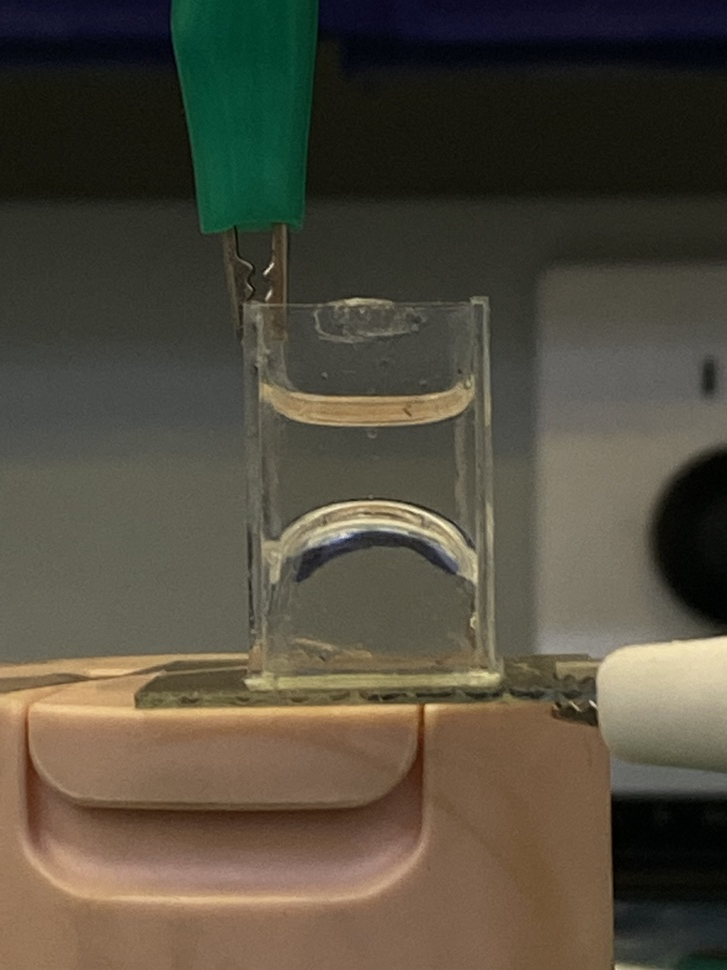
#> input picture 1.jpg, 727 x 970 px, shrunk from 3024 x 4032 before the run
$ python -i detect.py   (imports and definitions only)   (older library calls are emulated)
#> lines starting #> are read from the running program, lines starting #| are printed output that depends on the picture
"""Automatic detection of the left wall and the liquid-liquid interface.

Strategy
--------
* Walls: vertical-edge strength (Sobel-x) is projected over the container's
  vertical band; the strongest response in the left/right search zones gives a
  rough wall x, then each wall is refined per row and fitted with a line.
* Interface: the meniscus is a bright band with a strong dark->bright vertical
  gradient.  A dynamic-programming (Viterbi) tracker finds the smoothest path
  of maximum vertical gradient across the container, which is robust against
  isolated reflections.
"""

from __future__ import annotations

import cv2
import numpy as np


def _rough_walls(gray: np.ndarray) -> tuple[int, int]:
    h, w = gray.shape
    gx = np.abs(cv2.Sobel(gray, cv2.CV_32F, 1, 0, ksize=3))
    prof = gx[int(0.40 * h) : int(0.72 * h), :].sum(axis=0)

    def argmax(lo: float, hi: float) -> int:
        lo, hi = int(lo), int(hi)
        return lo + int(np.argmax(prof[lo:hi]))

    return argmax(0.28 * w, 0.43 * w), argmax(0.60 * w, 0.75 * w)


def _find_interface_band(gray: np.ndarray, x0: int, x1: int) -> tuple[int, int]:
    h = gray.shape[0]
    gy = cv2.Sobel(gray, cv2.CV_32F, 0, 1, ksize=5)
    # The liquid-liquid interface is always below the oil-air surface, so search
    # only the lower-middle part of the cell to avoid locking onto the oil top.
    lo, hi = int(0.46 * h), int(0.70 * h)
    rows = np.clip(gy[lo:hi, x0:x1], 0, None).sum(axis=1)
    peak = lo + int(np.argmax(rows))
    margin = int(0.08 * h)
    return max(0, peak - margin), min(h, peak + margin)


def _trace_interface(
    gray: np.ndarray, x0: int, x1: int, y0: int, y1: int, max_step: int = 4
) -> np.ndarray:
    gy = cv2.Sobel(gray, cv2.CV_32F, 0, 1, ksize=5)
    score = np.clip(gy[y0:y1, x0 + 5 : x1 - 5], 0, None)
    ny, nx = score.shape
    if ny == 0 or nx == 0:
        return np.empty((0, 2), dtype=float)

    dp = score.copy()
    back = np.zeros((ny, nx), dtype=np.int16)
    rows = np.arange(ny)
    for i in range(1, nx):
        prev = dp[:, i - 1]
        best = np.full(ny, -np.inf)
        best_dy = np.zeros(ny, dtype=np.int16)
        for dy in range(-max_step, max_step + 1):
            idx = rows + dy
            valid = (idx >= 0) & (idx < ny)
            cand = np.full(ny, -np.inf)
            cand[valid] = prev[idx[valid]]
            better = cand > best
            best[better] = cand[better]
            best_dy[better] = dy
        dp[:, i] = score[:, i] + best
        back[:, i] = best_dy

    y = int(np.argmax(dp[:, -1]))
    path = np.zeros(nx, dtype=int)
    for i in range(nx - 1, -1, -1):
        path[i] = y
        if i > 0:
            y += int(back[y, i])
    xs = np.arange(x0 + 5, x1 - 5)
    return np.column_stack([xs, y0 + path]).astype(float)


def _refine_wall(
    gray: np.ndarray, xc: int, ymid: int, band: int = 300, win: int = 18
) -> np.ndarray:
    """Fit a line to a wall edge around ``xc``; returns two points (top, bottom)."""
    h = gray.shape[0]
    y0, y1 = max(0, ymid - band), min(h, ymid + band)
    gx = cv2.Sobel(gray, cv2.CV_32F, 1, 0, ksize=3)
    ys, xs = [], []
    for y in range(y0, y1, 8):
        seg = np.abs(gx[y, xc - win : xc + win])
        k = int(np.argmax(seg))
        if seg[k] > 0:
            xs.append(xc - win + k)
            ys.append(y)
    if len(xs) < 2:
        return np.array([[xc, y0], [xc, y1]], dtype=float)
    a, b = np.polyfit(np.array(ys), np.array(xs), 1)
    return np.array([[np.polyval([a, b], y0), y0], [np.polyval([a, b], y1), y1]], dtype=float)


def detect(img: np.ndarray, interface_band: tuple[int, int] | None = None) -> dict:
    """Detect the left/right walls and the interface from an RGB image.

    Returns a dict with ``wall`` (left wall, two points), ``interface``
    (Nx2 points), ``left_x``, ``right_x``, ``band`` and ``right_wall``.
    """
    gray = cv2.cvtColor(img, cv2.COLOR_RGB2GRAY).astype(np.float32)
    lx, rx = _rough_walls(gray)
    if interface_band is None:
        y0, y1 = _find_interface_band(gray, lx, rx)
    else:
        y0, y1 = interface_band
    curve = _trace_interface(gray, lx, rx, y0, y1)
    ymid = int(np.median(curve[:, 1])) if len(curve) else (y0 + y1) // 2
    left_wall = _refine_wall(gray, lx, ymid)
    right_wall = _refine_wall(gray, rx, ymid)
    return {
        "wall": left_wall,
        "right_wall": right_wall,
        "interface": curve,
        "left_x": float(lx),
        "right_x": float(rx),
        "band": (int(y0), int(y1)),
    }

>>> import cv2
>>> picture = cv2.cvtColor(cv2.imread('../1.jpg'), cv2.COLOR_BGR2RGB)
>>> result = detect(picture)
#> in detect, `gray = cv2.cvtColor(img, cv2.COLOR_RGB2GRAY).astype(np.float32)`:
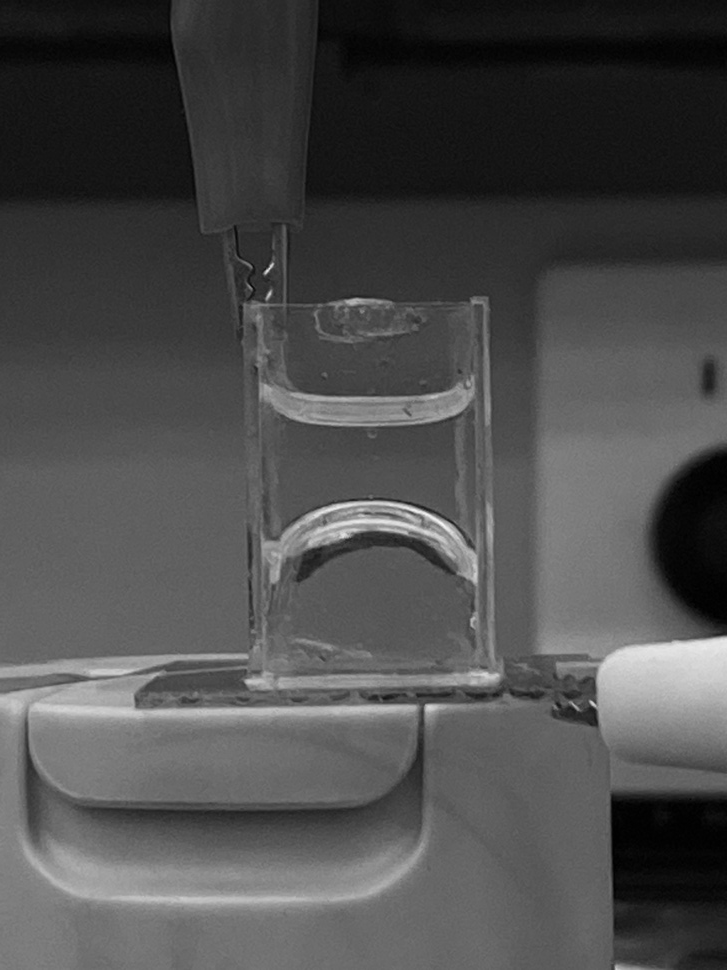
#> gray: shape (970, 727) float32; min 0, max 247, mean 76.7
#> in _rough_walls, `gx = np.abs(cv2.Sobel(gray, cv2.CV_32F, 1, 0, ksize=3))`:
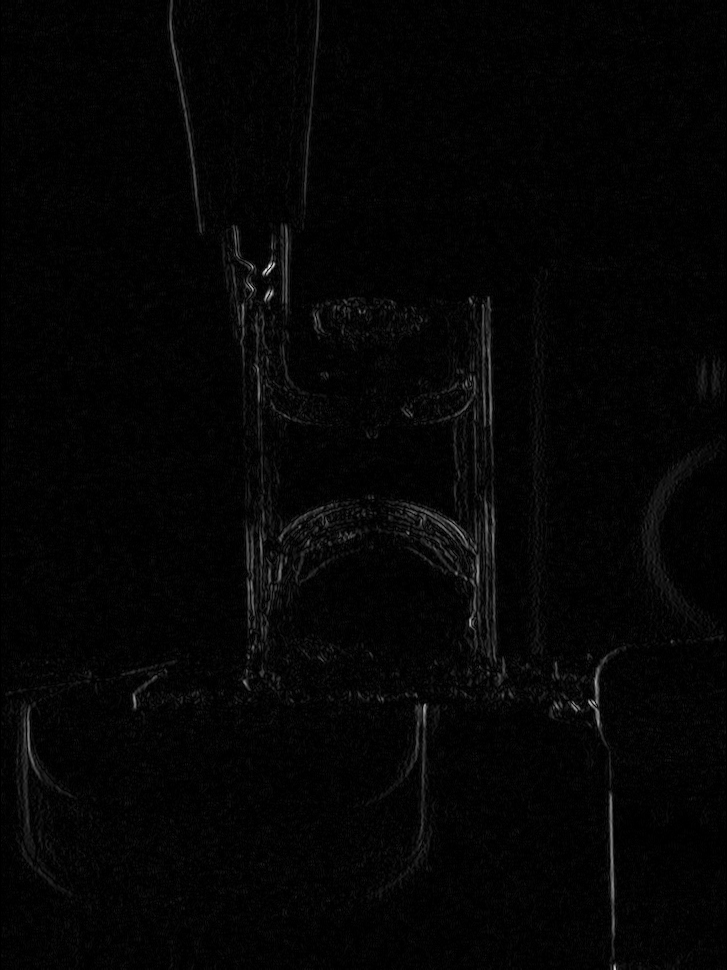
#> gx: shape (970, 727) float32; min 0, max 521, mean 11.2; drawn with min black and max white
#> in _rough_walls, `prof = gx[int(0.40 * h) : int(0.72 * h), :].sum(axis=0)`: prof = 727 values, max 23990 at index 493, min 0 at index 0, mean 4366
#> in detect, `lx, rx = _rough_walls(gray)`: lx = 261; rx = 493
#> in _find_interface_band, `gy = cv2.Sobel(gray, cv2.CV_32F, 0, 1, ksize=5)`:
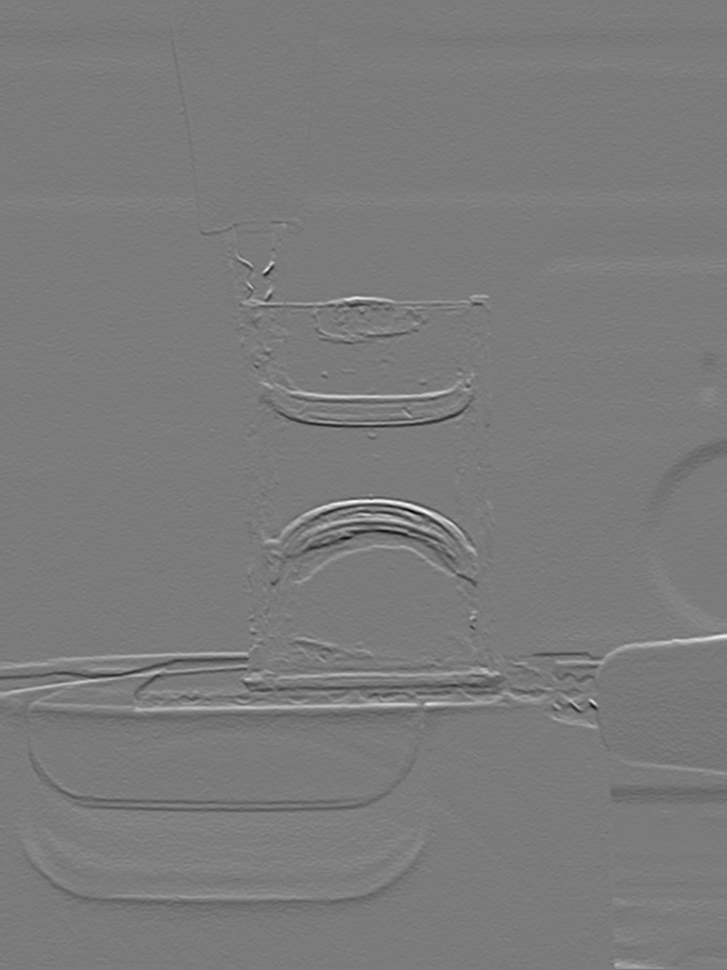
#> gy: shape (970, 727) float32; min -6375, max 6811, mean 10.8; drawn with min black and max white
#> in _find_interface_band, `rows = np.clip(gy[lo:hi, x0:x1], 0, None).sum(axis=1)`: rows = 233 values, max 369962 at index 228, min 4892 at index 147, mean 51948
#> in _find_interface_band, `peak = lo + int(np.argmax(rows))`: peak = 674
#> in detect, `y0, y1 = _find_interface_band(gray, lx, rx)`: y0 = 597; y1 = 751
#> in _trace_interface, `score = np.clip(gy[y0:y1, x0 + 5 : x1 - 5], 0, None)`:
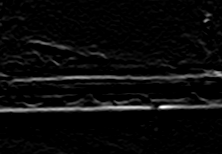
#> score: shape (154, 222) float32; min 0, max 4966, mean 208.3; drawn with min black and max white
#> after the loop in _trace_interface, `for i in range(1, nx):`:
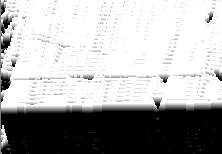
#> back: shape (154, 222) int16; min -4, max 4, mean 1.41; drawn with min black and max white
#> after the loop in _trace_interface, `for i in range(1, nx):`:
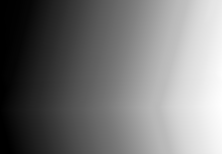
#> dp: shape (154, 222) float32; min 0, max 695241, mean 324878; drawn with min black and max white
#> in _trace_interface, `y = int(np.argmax(dp[:, -1]))`: y = 105
#> the loop in _trace_interface, `for i in range(nx - 1, -1, -1):` made 222 passes
#> y on passes 1 to 12: 105, 105, 105, 105, 105, 105, 105, 105, 105, 105, 105, 106
#> after the loop in _trace_interface, `for i in range(nx - 1, -1, -1):`: path = 222 values, max 110 at index 0, min 100 at index 153, mean 107.5; y = 110
#> in detect, `curve = _trace_interface(gray, lx, rx, y0, y1)`: curve = 222 pairs, first value 266 to 487, second value 697 to 707
#> in detect, `ymid = int(np.median(curve[:, 1])) if len(curve) else (y0 + y1) // 2`: ymid = 704
#> in _refine_wall, `y0, y1 = max(0, ymid - band), min(h, ymid + band)`: y0 = 404; y1 = 970
#> in _refine_wall, `gx = cv2.Sobel(gray, cv2.CV_32F, 1, 0, ksize=3)`:
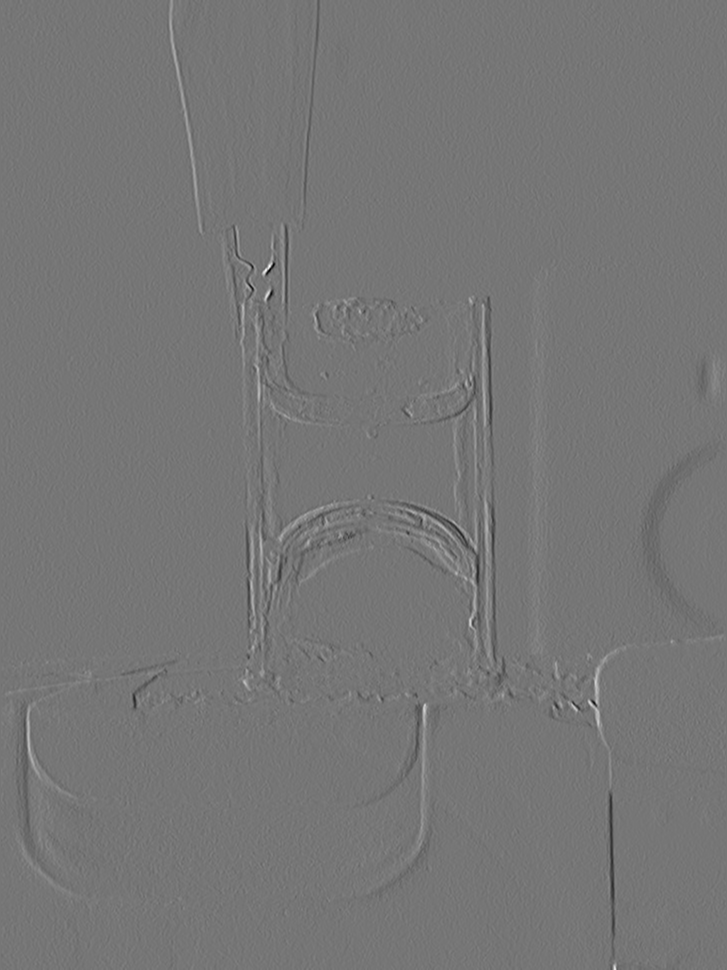
#> gx: shape (970, 727) float32; min -452, max 521, mean -0.3; drawn with min black and max white
#> the loop in _refine_wall, `for y in range(y0, y1, 8):` made 71 passes
#> k on passes 1 to 12: 29, 15, 15, 18, 15, 18, 31, 18, 18, 19, 19, 20
#> after the loop in _refine_wall, `for y in range(y0, y1, 8):`: xs = 71 values, max 278 at index 36, min 243 at index 60, mean 261; ys = 71 values from 404 to 964
#> in _refine_wall, `a, b = np.polyfit(np.array(ys), np.array(xs), 1)`: a = 0.00454; b = 257.9
#> in detect, `left_wall = _refine_wall(gray, lx, ymid)`: left_wall = [[259.8, 404], [262.3, 970]]
#> the loop in _refine_wall (call 2), `for y in range(y0, y1, 8):` made 71 passes
#> k on passes 1 to 12: 15, 15, 10, 16, 0, 0, 17, 17, 0, 0, 17, 17
#> in detect, `right_wall = _refine_wall(gray, rx, ymid)`: right_wall = [[485.1, 404], [492.2, 970]]
#> result = 6 items
